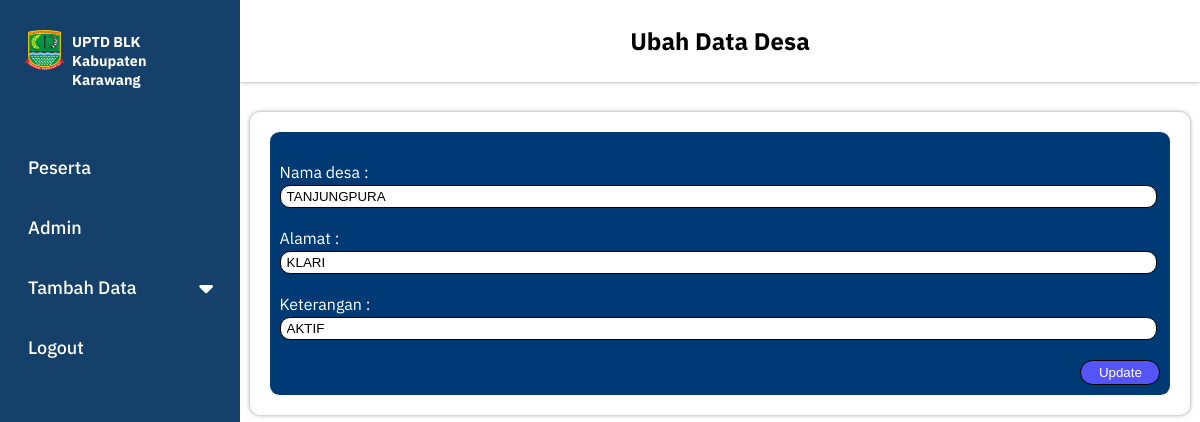
Screenshot of /admin/ubah_data_desa.php?kode_desa=3215011005 with the database file from the repository.
### tables this page shows
CREATE TABLE `tbl_desa` (
  `id` int(11) NOT NULL,
  `kode_desa` varchar(10) NOT NULL,
  `nama_desa` varchar(100) NOT NULL,
  `alamat` text NOT NULL,
  `ket` text NOT NULL
);

### admin/function.php (called while the page is built, shortened)
<?php
$conn = mysqli_connect("localhost", "root", "", "db_blkkarawang");
function query($query)
{
    global $conn;
    $result = mysqli_query($conn, $query);
    $rows = [];
    while ($row = mysqli_fetch_assoc($result)) {
        $rows[] = $row;
    }
    return $rows;
}

### admin/ubah_data_desa.php (the view, shortened to what this page needs)
<?php
    require 'function.php';
    require 'sidebar.php';
    $kode_desa = $_GET["kode_desa"];
    $desa = query("SELECT * FROM tbl_desa WHERE kode_desa = $kode_desa")[0];
?>
<!DOCTYPE html>
<html lang="en">
<head>
    <link rel="stylesheet" href="../css/tambah_data_all.css?v=<?php echo time(); ?>">
</head>
<body>
    <div class="container">
        <div class="sub-container">
            <div class="header">
                    <h2>Ubah Data Desa</h2>
            </div>
            <div class="box">
                <div class="content">
                    <form action="" method="post">
                        <div class="t_body">
                            <table border="0" cellpadding="10" cellspacing="0">
                                <tr>
                                    <td>
                                    </td>
                                </tr>
                                <tr>
                                    <td><label for="nama_desa">Nama desa :</label><br>
                                    <input type="text" name="nama_desa" id="nama_desa" value="<?= $desa["nama_desa"]; ?>" required></td>
                                </tr>
                                <tr>
                                    <td><label for="alamat">Alamat :</label><br>
                                    <input type="text" name="alamat" id="alamat" value="<?= $desa["alamat"]; ?>" required></td>
                                </tr>
                                <tr>
                                    <td><label for="ket">Keterangan :</label><br>
                                    <input type="text" name="ket" id="ket" value="<?= $desa["ket"]; ?>" required></td>
                                </tr>
                                <tr>
                                    <td class="action_btn"><button type="submit" name="submit">Update</button></td>
                                </tr>
                            </table>
                        </div>
                    </form>
                </div>
            </div>
        </div>
    </div>
</body>
</html>

### css/sidebar.css (style rules this page uses)
body { padding: 0; margin: 0; }

### css/tambah_data_all.css (style rules this page uses)
body { font-family: "IBM Plex Sans", sans-serif; margin: 0; padding: 0; }
div.container { display: flex; width: 100%; }
div.sub-container { width: 80%; margin-left: 20%; }
div.box { width: 98%; margin: 5px auto; border-radius: 10px; box-shadow: 0 0 4px rgba(0, 0, 0, 0.4); }
div.content { padding: 20px; box-sizing: border-box; }
div.header { margin: 0 0 30px 0; text-align: center; padding: 5px; background-color: white; color: black; box-shadow: 0 0 4px rgba(0, 0, 0, 0.4); }
div.t_body { overflow: auto; border-radius: 0.6rem; }
table { width: 100%; color: white; }
table tr { background-color: #003a74; }
input { width: 98%; border-radius: 10px; border: 1px solid black; padding: 3px 6px; margin-top: 3px; }
td.action_btn { display: flex; justify-content: end; }
button { background-color: rgb(84, 84, 247); padding: 3px; height: 25px; color: white; border: 1px solid black; border-radius: 15px; width: 80px; transition: all 0.2s; cursor: pointer; }

### rows the page displays
tbl_desa: nama_desa "TANJUNGPURA", alamat "KLARI", ket "AKTIF"
